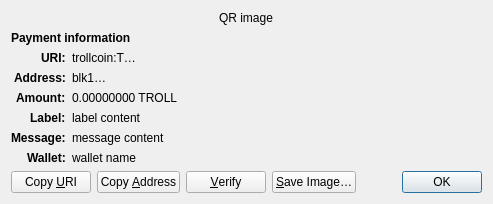
<?xml version="1.0" encoding="UTF-8"?>
<ui version="4.0">
 <class>ReceiveRequestDialog</class>
 <widget class="QDialog" name="ReceiveRequestDialog">
  <property name="geometry">
   <rect>
    <x>0</x>
    <y>0</y>
    <width>413</width>
    <height>229</height>
   </rect>
  </property>
  <property name="windowTitle">
   <string>Request payment to …</string>
  </property>
  <layout class="QGridLayout" name="gridLayout" columnstretch="0,1">
   <property name="sizeConstraint">
    <enum>QLayout::SetFixedSize</enum>
   </property>
   <item row="0" column="0" colspan="2" alignment="Qt::AlignHCenter">
    <widget class="QRImageWidget" name="qr_code">
     <property name="text">
      <string notr="true">QR image</string>
     </property>
     <property name="textInteractionFlags">
      <set>Qt::NoTextInteraction</set>
     </property>
    </widget>
   </item>
   <item row="1" column="0" colspan="2">
    <widget class="QLabel" name="payment_header">
     <property name="font">
      <font>
       <weight>75</weight>
       <bold>true</bold>
      </font>
     </property>
     <property name="text">
      <string>Payment information</string>
     </property>
     <property name="textInteractionFlags">
      <set>Qt::NoTextInteraction</set>
     </property>
    </widget>
   </item>
   <item row="2" column="0" alignment="Qt::AlignRight|Qt::AlignTop">
    <widget class="QLabel" name="uri_tag">
     <property name="font">
      <font>
       <weight>75</weight>
       <bold>true</bold>
      </font>
     </property>
     <property name="text">
      <string notr="true">URI:</string>
     </property>
     <property name="textFormat">
      <enum>Qt::PlainText</enum>
     </property>
     <property name="textInteractionFlags">
      <set>Qt::NoTextInteraction</set>
     </property>
    </widget>
   </item>
   <item row="2" column="1" alignment="Qt::AlignTop">
    <widget class="QLabel" name="uri_content">
     <property name="text">
      <string notr="true">trollcoin:T…</string>
     </property>
     <property name="textFormat">
      <enum>Qt::RichText</enum>
     </property>
     <property name="wordWrap">
      <bool>true</bool>
     </property>
     <property name="textInteractionFlags">
      <set>Qt::TextSelectableByMouse</set>
     </property>
    </widget>
   </item>
   <item row="3" column="0" alignment="Qt::AlignRight|Qt::AlignTop">
    <widget class="QLabel" name="address_tag">
     <property name="font">
      <font>
       <weight>75</weight>
       <bold>true</bold>
      </font>
     </property>
     <property name="text">
      <string>Address:</string>
     </property>
     <property name="textInteractionFlags">
      <set>Qt::NoTextInteraction</set>
     </property>
    </widget>
   </item>
   <item row="3" column="1" alignment="Qt::AlignTop">
    <widget class="QLabel" name="address_content">
     <property name="text">
      <string notr="true">blk1…</string>
     </property>
     <property name="textFormat">
      <enum>Qt::PlainText</enum>
     </property>
     <property name="textInteractionFlags">
      <set>Qt::TextSelectableByMouse</set>
     </property>
    </widget>
   </item>
   <item row="4" column="0" alignment="Qt::AlignRight|Qt::AlignTop">
    <widget class="QLabel" name="amount_tag">
     <property name="font">
      <font>
       <weight>75</weight>
       <bold>true</bold>
      </font>
     </property>
     <property name="text">
      <string>Amount:</string>
     </property>
     <property name="textInteractionFlags">
      <set>Qt::NoTextInteraction</set>
     </property>
    </widget>
   </item>
   <item row="4" column="1" alignment="Qt::AlignTop">
    <widget class="QLabel" name="amount_content">
     <property name="text">
      <string notr="true">0.00000000 TROLL</string>
     </property>
     <property name="textFormat">
      <enum>Qt::PlainText</enum>
     </property>
     <property name="textInteractionFlags">
      <set>Qt::TextSelectableByMouse</set>
     </property>
    </widget>
   </item>
   <item row="5" column="0" alignment="Qt::AlignRight|Qt::AlignTop">
    <widget class="QLabel" name="label_tag">
     <property name="font">
      <font>
       <weight>75</weight>
       <bold>true</bold>
      </font>
     </property>
     <property name="text">
      <string>Label:</string>
     </property>
     <property name="textInteractionFlags">
      <set>Qt::NoTextInteraction</set>
     </property>
    </widget>
   </item>
   <item row="5" column="1" alignment="Qt::AlignTop">
    <widget class="QLabel" name="label_content">
     <property name="text">
      <string notr="true">label content</string>
     </property>
     <property name="textFormat">
      <enum>Qt::PlainText</enum>
     </property>
     <property name="wordWrap">
      <bool>true</bool>
     </property>
     <property name="textInteractionFlags">
      <set>Qt::TextSelectableByMouse</set>
     </property>
    </widget>
   </item>
   <item row="6" column="0" alignment="Qt::AlignRight|Qt::AlignTop">
    <widget class="QLabel" name="message_tag">
     <property name="font">
      <font>
       <weight>75</weight>
       <bold>true</bold>
      </font>
     </property>
     <property name="text">
      <string>Message:</string>
     </property>
     <property name="textInteractionFlags">
      <set>Qt::NoTextInteraction</set>
     </property>
    </widget>
   </item>
   <item row="6" column="1" alignment="Qt::AlignTop">
    <widget class="QLabel" name="message_content">
     <property name="text">
      <string notr="true">message content</string>
     </property>
     <property name="textFormat">
      <enum>Qt::PlainText</enum>
     </property>
     <property name="wordWrap">
      <bool>true</bool>
     </property>
     <property name="textInteractionFlags">
      <set>Qt::TextSelectableByMouse</set>
     </property>
    </widget>
   </item>
   <item row="7" column="0" alignment="Qt::AlignRight|Qt::AlignTop">
    <widget class="QLabel" name="wallet_tag">
     <property name="font">
      <font>
       <weight>75</weight>
       <bold>true</bold>
      </font>
     </property>
     <property name="text">
      <string>Wallet:</string>
     </property>
     <property name="textInteractionFlags">
      <set>Qt::NoTextInteraction</set>
     </property>
    </widget>
   </item>
   <item row="7" column="1" alignment="Qt::AlignTop">
    <widget class="QLabel" name="wallet_content">
     <property name="text">
      <string notr="true">wallet name</string>
     </property>
     <property name="textFormat">
      <enum>Qt::PlainText</enum>
     </property>
     <property name="wordWrap">
      <bool>true</bool>
     </property>
     <property name="textInteractionFlags">
      <set>Qt::TextSelectableByMouse</set>
     </property>
    </widget>
   </item>
   <item row="8" column="0" colspan="2">
    <layout class="QHBoxLayout" name="horizontalLayout">
     <item>
      <widget class="QPushButton" name="btnCopyURI">
       <property name="text">
        <string>Copy &amp;URI</string>
       </property>
       <property name="autoDefault">
        <bool>false</bool>
       </property>
      </widget>
     </item>
     <item>
      <widget class="QPushButton" name="btnCopyAddress">
       <property name="text">
        <string>Copy &amp;Address</string>
       </property>
       <property name="autoDefault">
        <bool>false</bool>
       </property>
      </widget>
     </item>
     <item>
      <widget class="QPushButton" name="btnVerify">
       <property name="text">
        <string>&amp;Verify</string>
       </property>
       <property name="toolTip">
        <string>Verify this address on e.g. a hardware wallet screen</string>
       </property>
       <property name="autoDefault">
        <bool>false</bool>
       </property>
      </widget>
     </item>
     <item>
      <widget class="QPushButton" name="btnSaveAs">
       <property name="text">
        <string>&amp;Save Image…</string>
       </property>
       <property name="autoDefault">
        <bool>false</bool>
       </property>
      </widget>
     </item>
     <item>
      <spacer name="horizontalSpacer_2">
       <property name="orientation">
        <enum>Qt::Horizontal</enum>
       </property>
       <property name="sizeHint" stdset="0">
        <size>
         <width>40</width>
         <height>20</height>
        </size>
       </property>
      </spacer>
     </item>
     <item>
      <widget class="QDialogButtonBox" name="buttonBox">
       <property name="focusPolicy">
        <enum>Qt::StrongFocus</enum>
       </property>
       <property name="standardButtons">
        <set>QDialogButtonBox::Ok</set>
       </property>
      </widget>
     </item>
    </layout>
   </item>
  </layout>
 </widget>
 <customwidgets>
  <customwidget>
   <class>QRImageWidget</class>
   <extends>QLabel</extends>
   <header>qt/qrimagewidget.h</header>
  </customwidget>
 </customwidgets>
 <tabstops>
  <tabstop>buttonBox</tabstop>
  <tabstop>btnCopyURI</tabstop>
  <tabstop>btnCopyAddress</tabstop>
  <tabstop>btnSaveAs</tabstop>
 </tabstops>
 <resources/>
 <connections>
  <connection>
   <sender>buttonBox</sender>
   <signal>accepted()</signal>
   <receiver>ReceiveRequestDialog</receiver>
   <slot>accept()</slot>
   <hints>
    <hint type="sourcelabel">
     <x>135</x>
     <y>230</y>
    </hint>
    <hint type="destinationlabel">
     <x>135</x>
     <y>126</y>
    </hint>
   </hints>
  </connection>
 </connections>
</ui>
